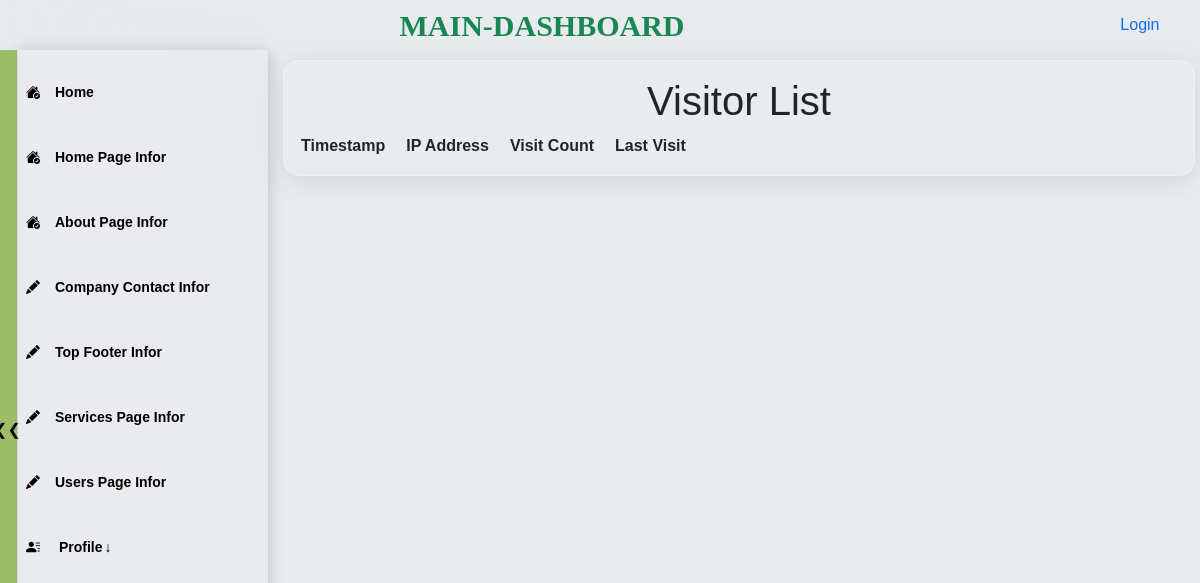
Before: /visit-list/ with the older database file.
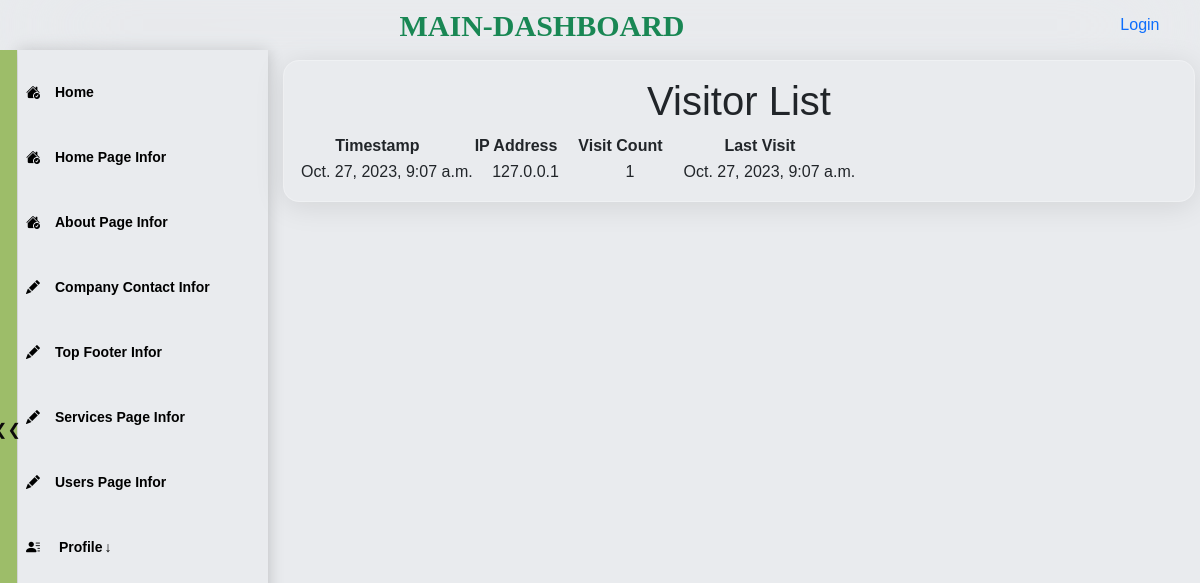
After: the same page with the newer database file.
### visitors_counter/models.py (models this page shows, shortened)
class Visit(models.Model):
    timestamp = models.DateTimeField(default=timezone.now)
    ip_address = models.GenericIPAddressField()
    visit_count = models.PositiveIntegerField(default=1)
    last_visit = models.DateTimeField(default=timezone.now)  # Add this line for last_visit
    @classmethod
    def get_total_visitors_and_visits(cls):
        total_visitors = cls.objects.aggregate(total_visitors=Count('ip_address', distinct=True))
        total_visits = cls.objects.aggregate(total_visits=Sum('visit_count'))
        return total_visitors['total_visitors'], total_visits['total_visits']

### visitors_counter/admin_views/visitors_count_views.py (the view)
# urls.py: path('visit-list/', visit_list, name='visit_list'),
def visit_list(request):
    total_visitors, total_visits = Visit.get_total_visitors_and_visits()
    visitors = Visit.objects.all()
    return render(request, 'maindashboard/visitors_counter/visit_list.html', {
        'visitors': visitors,
        'total_visitors': total_visitors,
        'total_visits': total_visits,
    })

### templates/maindashboard/visitors_counter/visit_list.html (shortened to what this page needs)
{% extends 'maindashboard/dashboard_base.html'  %}
{% load static %}
{% block css %}
<link rel="stylesheet" href="{% static 'css/description.css' %}" type="text/css">
<link rel="stylesheet" href="{% static 'css/contact.css' %}" type="text/css">
{% endblock css %}
{% block content %}
<section class="s2 contact ">
    <div id="contact-page" class="item container">
        <h1>Visitor List</h1>
        <table>
            <thead>
                <tr>
                    <th>Timestamp</th>
                    <th>IP Address</th>
                    <th>Visit Count</th>
                    <th>Last Visit</th>
                </tr>
            </thead>
            <tbody>
                {% for visitor in visitors %}
                <tr>
                    <td>{{ visitor.timestamp }}</td>
                    <td>{{ visitor.ip_address }}</td>
                    <td>{{ visitor.visit_count }}</td>
                    <td>{{ visitor.last_visit }}</td>
                </tr>
                {% endfor %}
            </tbody>
        </table>
    </div>
</section>
{% endblock%}

Changed rows visible on the page:
added Visit: timestamp "Oct. 27, 2023, 9:07 a.m.", ip_address "127.0.0.1", visit_count "1", last_visit "Oct. 27, 2023, 9:07 a.m."
